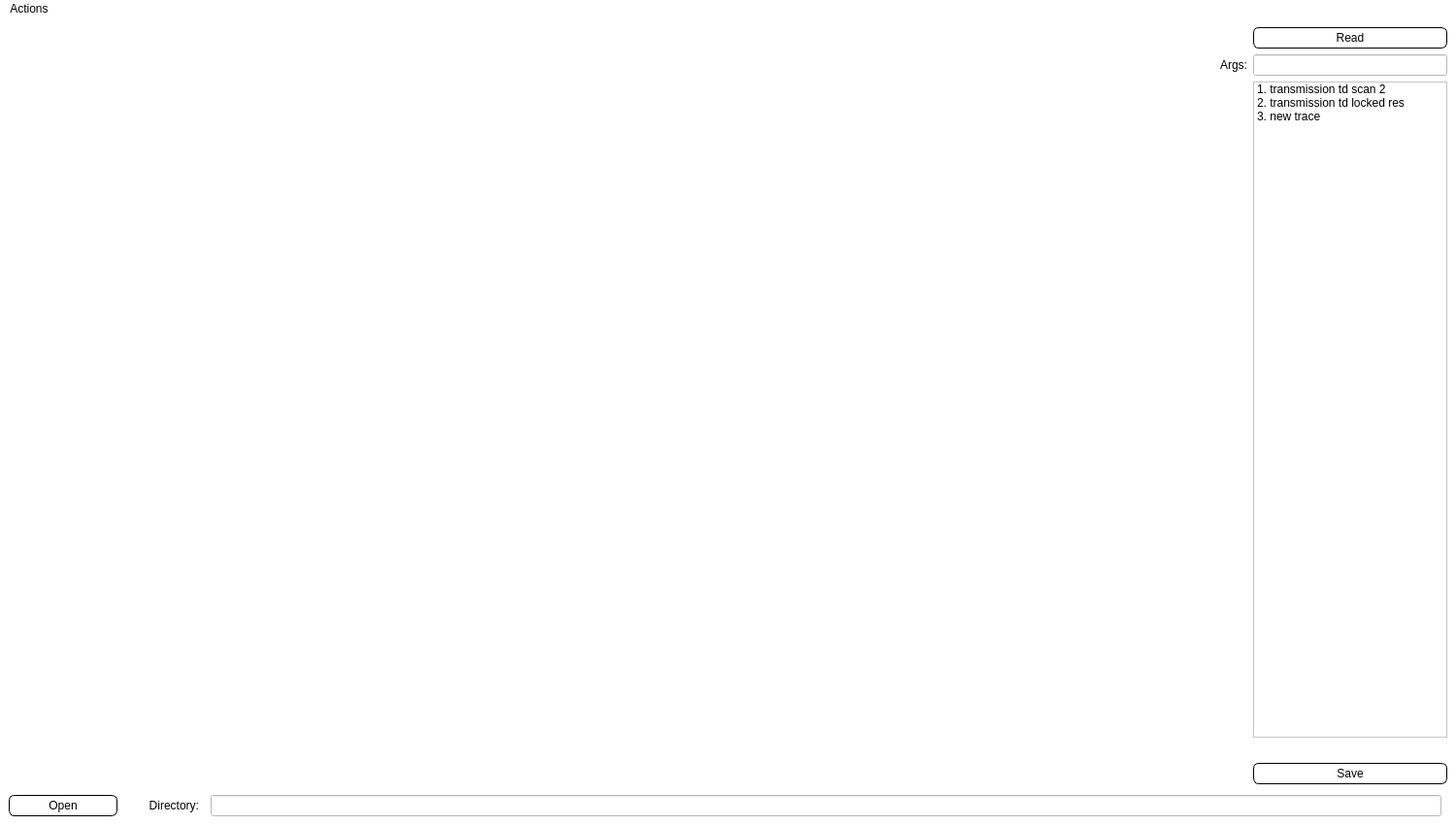
<?xml version="1.0" encoding="UTF-8"?>
<ui version="4.0">
 <author>Sergey Fedorov</author>
 <class>Itaw</class>
 <widget class="QMainWindow" name="Itaw">
  <property name="geometry">
   <rect>
    <x>0</x>
    <y>0</y>
    <width>1500</width>
    <height>850</height>
   </rect>
  </property>
  <property name="windowTitle">
   <string>Itaw</string>
  </property>
  <property name="styleSheet">
   <string notr="true">QWidget {
	font: 8pt &quot;OpenSans&quot;;
	background-color: white;
}
QComboBox {
	border-style: solid;
    border-width: 1px;
    border-color: rgb(0, 0, 0);
}
QToolButton {
	border-style: solid;
    border-width: 1px;
    border-color: white;
}
QToolButton:hover {
	background-color: rgb(204, 232, 255);
}
QToolButton:checked {
	background-color: rgb(204, 232, 255);
}
QComboBox QAbstractItemView {
    background-color: rgb(240, 240, 240);
}
QToolTip {
	font: 10pt &quot;Calibri Light&quot;;
}
QMenu::item {
    /* sets background of menu item. set this to something non-transparent
        if you want menu color and menu item color to be different */
    background-color: transparent;
}
QMenu::item:selected { /* when user selects item using mouse or keyboard */
    background-color: rgb(204, 232, 255);
	color: black;
}
QPushButton { 
	background-color: rgb(255, 255, 255);
    border-style: solid;
    border-width: 1px;
    border-radius: 6px;
    border-color: rgb(0, 0, 0);
    min-width: 8em;
    padding: 3px; 
}</string>
  </property>
  <widget class="QWidget" name="centralwidget">
   <layout class="QGridLayout" name="gridLayout">
    <item row="2" column="0">
     <widget class="QPushButton" name="openDirButton">
      <property name="sizePolicy">
       <sizepolicy hsizetype="Minimum" vsizetype="Fixed">
        <horstretch>0</horstretch>
        <verstretch>0</verstretch>
       </sizepolicy>
      </property>
      <property name="minimumSize">
       <size>
        <width>112</width>
        <height>0</height>
       </size>
      </property>
      <property name="maximumSize">
       <size>
        <width>100</width>
        <height>16777215</height>
       </size>
      </property>
      <property name="text">
       <string>Open</string>
      </property>
     </widget>
    </item>
    <item row="0" column="0" colspan="6">
     <layout class="QHBoxLayout" name="horizontalLayout" stretch="3,0">
      <item>
       <layout class="QVBoxLayout" name="mplVBox"/>
      </item>
      <item>
       <layout class="QGridLayout" name="gridLayout_2">
        <item row="1" column="0">
         <widget class="QLabel" name="argsLabel">
          <property name="minimumSize">
           <size>
            <width>0</width>
            <height>0</height>
           </size>
          </property>
          <property name="text">
           <string>Args:</string>
          </property>
          <property name="alignment">
           <set>Qt::AlignRight|Qt::AlignTrailing|Qt::AlignVCenter</set>
          </property>
          <property name="buddy">
           <cstring>argsLineEdit</cstring>
          </property>
         </widget>
        </item>
        <item row="2" column="1">
         <widget class="QListWidget" name="traceListWidget">
          <property name="maximumSize">
           <size>
            <width>200</width>
            <height>16777215</height>
           </size>
          </property>
          <property name="toolTip">
           <string>&lt;html&gt;&lt;head/&gt;&lt;body&gt;&lt;pre style=&quot; margin-top:0px; margin-bottom:0px; margin-left:0px; margin-right:0px; -qt-block-indent:0; text-indent:0px; line-height:19px; background-color:#ffffff;&quot;&gt;&lt;span style=&quot; font-family:'Consolas,Courier New,monospace'; font-size:14px; color:#000000;&quot;&gt;Ctrl+s - save selected trace&lt;/span&gt;&lt;/pre&gt;&lt;pre style=&quot; margin-top:0px; margin-bottom:0px; margin-left:0px; margin-right:0px; -qt-block-indent:0; text-indent:0px; line-height:19px; background-color:#ffffff;&quot;&gt;&lt;span style=&quot; font-family:'Consolas,Courier New,monospace'; font-size:14px; color:#000000;&quot;&gt;Ctrl+x - toggle visibility&lt;/span&gt;&lt;/pre&gt;&lt;/body&gt;&lt;/html&gt;</string>
          </property>
          <property name="dragEnabled">
           <bool>false</bool>
          </property>
          <property name="dragDropMode">
           <enum>QAbstractItemView::DragDrop</enum>
          </property>
          <property name="defaultDropAction">
           <enum>Qt::MoveAction</enum>
          </property>
          <item>
           <property name="text">
            <string>1. transmission td scan 2</string>
           </property>
           <property name="statusTip">
            <string/>
           </property>
           <property name="icon">
            <iconset>
             <activeoff>trace_not_disp_icon.png</activeoff>
             <activeon>trace_disp_icon.png</activeon>
            </iconset>
           </property>
           <property name="flags">
            <set>ItemIsSelectable|ItemIsEditable|ItemIsDragEnabled|ItemIsUserCheckable|ItemIsEnabled</set>
           </property>
          </item>
          <item>
           <property name="text">
            <string>2. transmission td locked res</string>
           </property>
           <property name="icon">
            <iconset>
             <activeoff>trace_not_disp_icon.png</activeoff>
             <activeon>trace_disp_icon.png</activeon>
            </iconset>
           </property>
           <property name="flags">
            <set>ItemIsSelectable|ItemIsEditable|ItemIsDragEnabled|ItemIsUserCheckable|ItemIsEnabled</set>
           </property>
          </item>
          <item>
           <property name="text">
            <string>3. new trace</string>
           </property>
           <property name="icon">
            <iconset>
             <activeoff>trace_not_disp_icon.png</activeoff>
             <activeon>trace_disp_icon.png</activeon>
            </iconset>
           </property>
           <property name="flags">
            <set>ItemIsSelectable|ItemIsEditable|ItemIsDragEnabled|ItemIsUserCheckable|ItemIsEnabled</set>
           </property>
          </item>
         </widget>
        </item>
        <item row="0" column="1">
         <widget class="QPushButton" name="readTraceButton">
          <property name="maximumSize">
           <size>
            <width>16777215</width>
            <height>16777215</height>
           </size>
          </property>
          <property name="text">
           <string>Read</string>
          </property>
         </widget>
        </item>
        <item row="3" column="1">
         <spacer name="verticalSpacer">
          <property name="orientation">
           <enum>Qt::Vertical</enum>
          </property>
          <property name="sizeType">
           <enum>QSizePolicy::Fixed</enum>
          </property>
          <property name="sizeHint" stdset="0">
           <size>
            <width>20</width>
            <height>20</height>
           </size>
          </property>
         </spacer>
        </item>
        <item row="1" column="1">
         <widget class="QLineEdit" name="argsLineEdit">
          <property name="minimumSize">
           <size>
            <width>140</width>
            <height>0</height>
           </size>
          </property>
          <property name="maximumSize">
           <size>
            <width>200</width>
            <height>16777215</height>
           </size>
          </property>
          <property name="toolTip">
           <string>&lt;html&gt;&lt;head/&gt;&lt;body&gt;&lt;p&gt;e.g. &amp;quot;ch=1, mem=True&amp;quot;&lt;/p&gt;&lt;/body&gt;&lt;/html&gt;</string>
          </property>
          <property name="text">
           <string/>
          </property>
          <property name="placeholderText">
           <string notr="true"/>
          </property>
         </widget>
        </item>
        <item row="4" column="1">
         <widget class="QPushButton" name="saveTraceButton">
          <property name="text">
           <string>Save</string>
          </property>
         </widget>
        </item>
       </layout>
      </item>
     </layout>
    </item>
    <item row="2" column="2">
     <widget class="QLabel" name="label">
      <property name="text">
       <string>Directory:</string>
      </property>
      <property name="alignment">
       <set>Qt::AlignRight|Qt::AlignTrailing|Qt::AlignVCenter</set>
      </property>
      <property name="buddy">
       <cstring>dirLineEdit</cstring>
      </property>
     </widget>
    </item>
    <item row="2" column="1">
     <spacer name="horizontalSpacer">
      <property name="orientation">
       <enum>Qt::Horizontal</enum>
      </property>
      <property name="sizeType">
       <enum>QSizePolicy::Fixed</enum>
      </property>
      <property name="sizeHint" stdset="0">
       <size>
        <width>20</width>
        <height>20</height>
       </size>
      </property>
     </spacer>
    </item>
    <item row="1" column="4">
     <spacer name="verticalSpacer_2">
      <property name="orientation">
       <enum>Qt::Vertical</enum>
      </property>
      <property name="sizeType">
       <enum>QSizePolicy::Fixed</enum>
      </property>
      <property name="sizeHint" stdset="0">
       <size>
        <width>20</width>
        <height>5</height>
       </size>
      </property>
     </spacer>
    </item>
    <item row="2" column="4">
     <widget class="QLineEdit" name="dirLineEdit"/>
    </item>
   </layout>
  </widget>
  <widget class="QMenuBar" name="menubar">
   <property name="geometry">
    <rect>
     <x>0</x>
     <y>0</y>
     <width>1500</width>
     <height>19</height>
    </rect>
   </property>
   <widget class="QMenu" name="actionsMenu">
    <property name="title">
     <string>Actions</string>
    </property>
    <addaction name="tightLayoutAction"/>
    <addaction name="resetColorOrderAction"/>
   </widget>
   <addaction name="actionsMenu"/>
  </widget>
  <action name="tightLayoutAction">
   <property name="text">
    <string>Tight layout</string>
   </property>
  </action>
  <action name="actionitem2">
   <property name="text">
    <string>item2</string>
   </property>
  </action>
  <action name="resetColorOrderAction">
   <property name="text">
    <string>Reset color order</string>
   </property>
  </action>
 </widget>
 <resources/>
 <connections/>
</ui>
